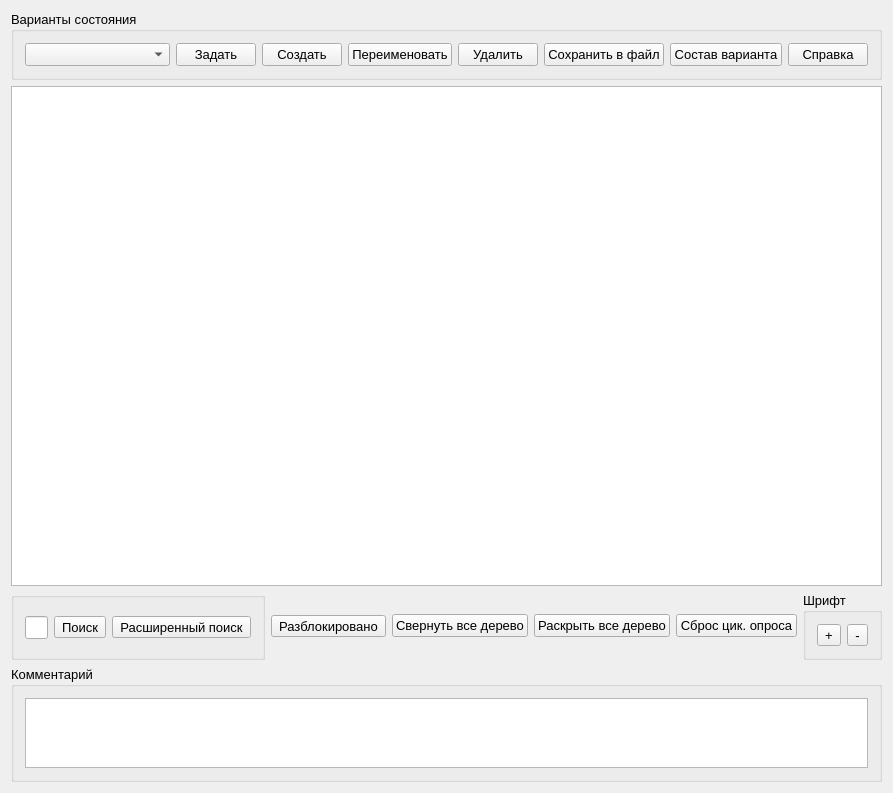
<?xml version="1.0" encoding="UTF-8"?>
<ui version="4.0">
 <class>xmlmodelviewClass</class>
 <widget class="QWidget" name="xmlmodelviewClass">
  <property name="geometry">
   <rect>
    <x>0</x>
    <y>0</y>
    <width>839</width>
    <height>769</height>
   </rect>
  </property>
  <property name="font">
   <font>
    <pointsize>10</pointsize>
   </font>
  </property>
  <property name="windowTitle">
   <string>Программа просмотра параметров моделей БРЭО</string>
  </property>
  <layout class="QGridLayout" name="gridLayout_5">
   <item row="0" column="0">
    <layout class="QVBoxLayout" name="verticalLayout">
     <item>
      <widget class="QGroupBox" name="groupBox">
       <property name="sizePolicy">
        <sizepolicy hsizetype="Minimum" vsizetype="Maximum">
         <horstretch>0</horstretch>
         <verstretch>0</verstretch>
        </sizepolicy>
       </property>
       <property name="title">
        <string>Варианты состояния</string>
       </property>
       <layout class="QGridLayout" name="gridLayout_2">
        <item row="0" column="0">
         <widget class="QComboBox" name="comboBox">
          <property name="sizePolicy">
           <sizepolicy hsizetype="Minimum" vsizetype="Maximum">
            <horstretch>0</horstretch>
            <verstretch>0</verstretch>
           </sizepolicy>
          </property>
         </widget>
        </item>
        <item row="0" column="3">
         <widget class="QPushButton" name="pushButtonSetup">
          <property name="sizePolicy">
           <sizepolicy hsizetype="Maximum" vsizetype="Maximum">
            <horstretch>0</horstretch>
            <verstretch>0</verstretch>
           </sizepolicy>
          </property>
          <property name="text">
           <string>Задать</string>
          </property>
          <property name="icon">
           <iconset resource="../res.qrc">
            <normaloff>:/png/res/ok.png</normaloff>:/png/res/ok.png</iconset>
          </property>
         </widget>
        </item>
        <item row="0" column="4">
         <widget class="QPushButton" name="buttonCreate">
          <property name="sizePolicy">
           <sizepolicy hsizetype="Maximum" vsizetype="Maximum">
            <horstretch>0</horstretch>
            <verstretch>0</verstretch>
           </sizepolicy>
          </property>
          <property name="text">
           <string>Создать</string>
          </property>
          <property name="icon">
           <iconset resource="../res.qrc">
            <normaloff>:/png/add</normaloff>:/png/add</iconset>
          </property>
         </widget>
        </item>
        <item row="0" column="5">
         <widget class="QPushButton" name="buttonRename">
          <property name="enabled">
           <bool>true</bool>
          </property>
          <property name="sizePolicy">
           <sizepolicy hsizetype="Maximum" vsizetype="Maximum">
            <horstretch>0</horstretch>
            <verstretch>0</verstretch>
           </sizepolicy>
          </property>
          <property name="text">
           <string>Переименовать</string>
          </property>
          <property name="icon">
           <iconset resource="../res.qrc">
            <normaloff>:/png/res/refresh.png</normaloff>:/png/res/refresh.png</iconset>
          </property>
         </widget>
        </item>
        <item row="0" column="6">
         <widget class="QPushButton" name="buttonDelete">
          <property name="enabled">
           <bool>true</bool>
          </property>
          <property name="sizePolicy">
           <sizepolicy hsizetype="Maximum" vsizetype="Maximum">
            <horstretch>0</horstretch>
            <verstretch>0</verstretch>
           </sizepolicy>
          </property>
          <property name="text">
           <string>Удалить</string>
          </property>
          <property name="icon">
           <iconset resource="../res.qrc">
            <normaloff>:/png/res/del.png</normaloff>:/png/res/del.png</iconset>
          </property>
         </widget>
        </item>
        <item row="0" column="7">
         <widget class="QPushButton" name="pushButtonSaveInFile">
          <property name="sizePolicy">
           <sizepolicy hsizetype="Maximum" vsizetype="Fixed">
            <horstretch>0</horstretch>
            <verstretch>0</verstretch>
           </sizepolicy>
          </property>
          <property name="text">
           <string>Сохранить в файл</string>
          </property>
          <property name="icon">
           <iconset resource="../res.qrc">
            <normaloff>:/png/res/download.png</normaloff>:/png/res/download.png</iconset>
          </property>
         </widget>
        </item>
        <item row="0" column="8">
         <widget class="QPushButton" name="buttonSettings">
          <property name="sizePolicy">
           <sizepolicy hsizetype="Maximum" vsizetype="Maximum">
            <horstretch>0</horstretch>
            <verstretch>0</verstretch>
           </sizepolicy>
          </property>
          <property name="text">
           <string>Состав варианта</string>
          </property>
          <property name="icon">
           <iconset resource="../res.qrc">
            <normaloff>:/png/res/charts.png</normaloff>:/png/res/charts.png</iconset>
          </property>
         </widget>
        </item>
        <item row="0" column="9">
         <widget class="QPushButton" name="pushButtonHelp">
          <property name="sizePolicy">
           <sizepolicy hsizetype="Maximum" vsizetype="Fixed">
            <horstretch>0</horstretch>
            <verstretch>0</verstretch>
           </sizepolicy>
          </property>
          <property name="text">
           <string>Справка</string>
          </property>
          <property name="icon">
           <iconset resource="../res.qrc">
            <normaloff>:/png/res/question.png</normaloff>:/png/res/question.png</iconset>
          </property>
         </widget>
        </item>
       </layout>
      </widget>
     </item>
    </layout>
   </item>
   <item row="1" column="0">
    <layout class="QVBoxLayout" name="verticalLayout_3">
     <item>
      <widget class="QTreeView" name="treeView">
       <property name="sizePolicy">
        <sizepolicy hsizetype="Minimum" vsizetype="Minimum">
         <horstretch>0</horstretch>
         <verstretch>200</verstretch>
        </sizepolicy>
       </property>
       <property name="minimumSize">
        <size>
         <width>0</width>
         <height>500</height>
        </size>
       </property>
       <property name="font">
        <font>
         <pointsize>10</pointsize>
        </font>
       </property>
       <property name="mouseTracking">
        <bool>true</bool>
       </property>
       <property name="editTriggers">
        <set>QAbstractItemView::AllEditTriggers</set>
       </property>
       <property name="alternatingRowColors">
        <bool>true</bool>
       </property>
       <property name="selectionMode">
        <enum>QAbstractItemView::SingleSelection</enum>
       </property>
       <property name="selectionBehavior">
        <enum>QAbstractItemView::SelectRows</enum>
       </property>
       <property name="animated">
        <bool>true</bool>
       </property>
       <property name="wordWrap">
        <bool>true</bool>
       </property>
       <property name="expandsOnDoubleClick">
        <bool>false</bool>
       </property>
       <attribute name="headerHighlightSections">
        <bool>true</bool>
       </attribute>
       <attribute name="headerStretchLastSection">
        <bool>false</bool>
       </attribute>
      </widget>
     </item>
     <item>
      <layout class="QVBoxLayout" name="verticalLayout_2">
       <item>
        <layout class="QHBoxLayout" name="horizontalLayout">
         <item>
          <widget class="QGroupBox" name="groupBox_3">
           <property name="title">
            <string/>
           </property>
           <layout class="QGridLayout" name="gridLayout_3">
            <item row="0" column="0">
             <layout class="QHBoxLayout" name="horizontalLayout_2">
              <item>
               <widget class="QLineEdit" name="lineEditSearch"/>
              </item>
              <item>
               <widget class="QToolButton" name="toolButton">
                <property name="text">
                 <string>Поиск</string>
                </property>
               </widget>
              </item>
              <item>
               <widget class="QToolButton" name="toolButtonSettingFind">
                <property name="text">
                 <string>Расширенный поиск</string>
                </property>
                <property name="toolButtonStyle">
                 <enum>Qt::ToolButtonIconOnly</enum>
                </property>
                <property name="autoRaise">
                 <bool>false</bool>
                </property>
                <property name="arrowType">
                 <enum>Qt::NoArrow</enum>
                </property>
               </widget>
              </item>
             </layout>
            </item>
           </layout>
          </widget>
         </item>
         <item>
          <spacer name="horizontalSpacer">
           <property name="orientation">
            <enum>Qt::Horizontal</enum>
           </property>
           <property name="sizeHint" stdset="0">
            <size>
             <width>40</width>
             <height>20</height>
            </size>
           </property>
          </spacer>
         </item>
         <item>
          <widget class="QToolButton" name="toolButtonRequestBlock">
           <property name="toolTip">
            <string>Блокировка автоматического чтения/записи данных</string>
           </property>
           <property name="text">
            <string>Разблокировано</string>
           </property>
           <property name="checkable">
            <bool>true</bool>
           </property>
          </widget>
         </item>
         <item>
          <widget class="QPushButton" name="pushButtonCollapse">
           <property name="text">
            <string>Свернуть все дерево</string>
           </property>
          </widget>
         </item>
         <item>
          <widget class="QPushButton" name="pushButtonExpand">
           <property name="text">
            <string>Раскрыть все дерево</string>
           </property>
          </widget>
         </item>
         <item>
          <widget class="QPushButton" name="pushButtonFlush">
           <property name="text">
            <string>Сброс цик. опроса</string>
           </property>
          </widget>
         </item>
         <item>
          <widget class="QGroupBox" name="groupBox_4">
           <property name="title">
            <string>Шрифт</string>
           </property>
           <layout class="QGridLayout" name="gridLayout_4">
            <item row="0" column="0">
             <widget class="QToolButton" name="toolButtonPlus">
              <property name="text">
               <string>+</string>
              </property>
             </widget>
            </item>
            <item row="0" column="1">
             <widget class="QToolButton" name="toolButtonMinus">
              <property name="text">
               <string>-</string>
              </property>
             </widget>
            </item>
           </layout>
          </widget>
         </item>
        </layout>
       </item>
       <item>
        <widget class="QGroupBox" name="groupBox_2">
         <property name="title">
          <string>Комментарий</string>
         </property>
         <layout class="QGridLayout" name="gridLayout">
          <item row="0" column="0">
           <widget class="QTextBrowser" name="textBrowser">
            <property name="sizePolicy">
             <sizepolicy hsizetype="Minimum" vsizetype="Maximum">
              <horstretch>0</horstretch>
              <verstretch>0</verstretch>
             </sizepolicy>
            </property>
           </widget>
          </item>
         </layout>
        </widget>
       </item>
      </layout>
     </item>
    </layout>
   </item>
  </layout>
 </widget>
 <layoutdefault spacing="6" margin="11"/>
 <resources>
  <include location="../res.qrc"/>
 </resources>
 <connections/>
</ui>
